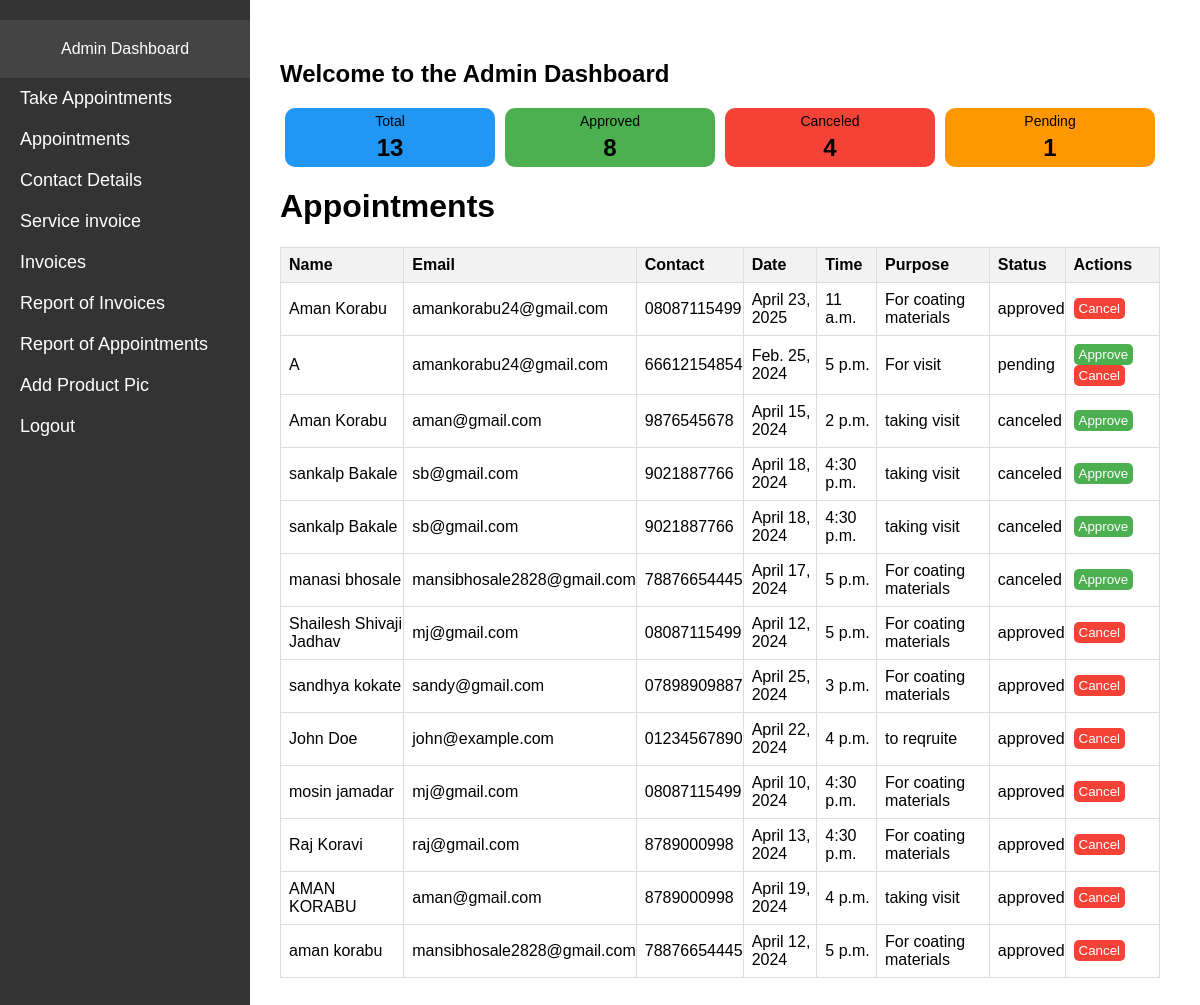
The app's page /appointments/ with its own data.
### massp/models.py (models this page shows, shortened)
class Appointment(models.Model):
    name = models.CharField(max_length=100)
    email = models.EmailField()
    contact = models.CharField(max_length=20)
    date = models.DateField()
    time = models.TimeField()
    purpose = models.CharField(max_length=100)
    status=models.CharField(default='PENDING',max_length=100)
    note = models.TextField(blank=True)

### massp/views.py (the view)
# urls.py: path('appointments/', views.get_appointments, name='appointments'),
def get_appointments(request):
    appointments = Appointment.objects.all()  # Retrieve all appointments from the database
    approved_count = Appointment.objects.filter(status='approved').count()
    canceled_count = Appointment.objects.filter(status='canceled').count()
    pending_count = Appointment.objects.filter(status='pending').count()
    total_count = approved_count + canceled_count + pending_count
    count = ({'total_count': total_count, 'pending_count': pending_count, 'approved_count': approved_count, 'canceled_count': canceled_count})
    return render(request, 'admin_panel.html', {'appointments': appointments, 'count':count})

### templates/admin_panel.html (shortened to what this page needs)
<!DOCTYPE html>
<html lang="en">
<head>
</head>
<body>
    <div class="sidebar">
        <div class="header">Admin Dashboard</div>
        <a href="/apo.html">Take Appointments</a>
        <a href="/appointments/">Appointments</a>
        <a href="/contacts/">Contact Details</a>
        <a href="/invoice.html">Service invoice</a>
        <a href="/generate_monthly_report_form/">Report of Invoices</a>
        <a href="/generate_monthly_appointment_report/">Report of Appointments</a>
        <a href="/more.html">Logout</a>
    </div>
    <div class="content">
        <!DOCTYPE html>
        <html lang="en">
        <head>
        </head>
        <body>
            <div class="sidebar">
                <div class="header">Admin Dashboard</div>
                <a href="/apo.html">Take Appointments</a>
                <a href="/appointments/">Appointments</a>
                <a href="/contacts/">Contact Details</a>
                <a href="/invoice.html">Service invoice</a>
                <a href="/get_invoices.html">Invoices</a>
                <a href="/generate_monthly_report_form/">Report of Invoices</a>
                <a href="/generate_monthly_appointment_report/">Report of Appointments</a>
                <a href="/admin/massp/product/add/">Add Product Pic</a>
                <a href="/more.html">Logout</a>
            </div>
            <div class="content">
                <h2>Welcome to the Admin Dashboard</h2>
                <div class="card-container" style="cursor:pointer;">
                    <div class="card total">
                        <div class="card-title">Total</div>
                        <div class="card-value">{{count.total_count}}</div>
                    </div>
                    <div class="card completed">
                        <div class="card-title">Approved</div>
                        <div class="card-value">{{count.approved_count}}</div>
                    </div>
                    <div class="card canceled">
                        <div class="card-title">Canceled</div>
                        <div class="card-value">{{count.canceled_count}}</div>
                    </div>
                    <div class="card pending">
                        <div class="card-title">Pending</div>
                        <div class="card-value">{{count.pending_count}}</div>
                    </div>
                </div>
        <div>
            <h1>Appointments</h1>
            <table>
                <thead>
                    <tr>
                        <th>Name</th>
                        <th>Email</th>
                        <th>Contact</th>
                        <th>Date</th>
                        <th>Time</th>
                        <th>Purpose</th>
                        <th>Status</th>
                        <th>Actions</th>
                    </tr>
                </thead>
                <tbody>
                    {% for appointment in appointments reversed %}
                        <tr>
                            <td>{{ appointment.name }}</td>
                            <td>{{ appointment.email }}</td>
                            <td>{{ appointment.contact }}</td>
                            <td>{{ appointment.date }}</td>
                            <td>{{ appointment.time }}</td>
                            <td>{{ appointment.purpose }}</td>
                            <td>{{ appointment.status }}</td>
                            <td>
                                    {% if appointment.status == 'approved' %}
                                        <button class="cancel-btn" onclick="cancelAppointment('{{ appointment.id }}')">Cancel</button>
                                    {% elif appointment.status == 'canceled' %}
                                        <button class="approve-btn" onclick="approveAppointment('{{ appointment.id }}')">Approve</button>
                                    {% elif appointment.status == 'pending' %}
                                        <button class="approve-btn" onclick="approveAppointment('{{ appointment.id }}')">Approve</button>
                                        <button class="cancel-btn" onclick="cancelAppointment('{{ appointment.id }}')">Cancel</button>
                                    {% endif %}
                            </td>
                        </tr>
                    {% endfor %}
                </tbody>
            </table>
        </div>
    </div>
</body>
</html>

### templates/admin_panel.html (style rules this page uses)
body { font-family: Arial, sans-serif; margin: 0; padding: 0; }
.sidebar { width: 250px; height: 100%; background-color: #333; position: fixed; top: 0; left: 0; overflow-x: hidden; padding-top: 20px; }
.sidebar a { padding: 10px 20px; text-decoration: none; font-size: 18px; color: white; display: block; }
.content { margin-left: 250px; padding: 20px; }
.header { background-color: #444; color: white; padding: 20px; text-align: center; }
table { width: 100%; border-collapse: collapse; }
th, td { border: 1px solid #dddddd; text-align: left; padding: 8px 0px 8px 8px; }
th { background-color: #f2f2f2; }
.approve-btn { background-color: #4CAF50; color: white; padding: 3px 5px; border: none; cursor: pointer; border-radius: 5px; transition: background-color 0.3s; }
.cancel-btn { background-color: #f44336; color: white; padding: 3px 5px; border: none; cursor: pointer; border-radius: 5px; transition: background-color 0.3s; }
.content { margin-left: 120px; }
.card-container { display: flex; justify-content: space-around; margin-bottom: 20px; }
.card { background-color: #f2f2f2; border-radius: 10px; padding: 5px; width: calc(25% - 20px); text-align: center; }
.card-title { font-size: 14px; margin-bottom: 5px; }
.card-value { font-size: 24px; font-weight: bold; }
.completed { background-color: #4CAF50; }
.canceled { background-color: #f44336; }
.pending { background-color: #ff9800; }
.total { background-color: #2196F3; }

### records on screen
Appointment: name "Aman Korabu", email "amankorabu24@gmail.com", contact "08087115499", date "April 23, 2025", time "11 a.m.", purpose "For coating materials", status "approved"
Appointment: name "A", email "amankorabu24@gmail.com", contact "66612154854", date "Feb. 25, 2024", time "5 p.m.", purpose "For visit", status "pending"
Appointment: name "Aman Korabu", email "aman@gmail.com", contact "9876545678", date "April 15, 2024", time "2 p.m.", purpose "taking visit", status "canceled"
Appointment: name "sankalp Bakale", email "sb@gmail.com", contact "9021887766", date "April 18, 2024", time "4:30 p.m.", purpose "taking visit", status "canceled"
Appointment: name "sankalp Bakale", email "sb@gmail.com", contact "9021887766", date "April 18, 2024", time "4:30 p.m.", purpose "taking visit", status "canceled"
Appointment: name "manasi bhosale", email "mansibhosale2828@gmail.com", contact "78876654445", date "April 17, 2024", time "5 p.m.", purpose "For coating materials", status "canceled"
Appointment: name "Shailesh Shivaji Jadhav", email "mj@gmail.com", contact "08087115499", date "April 12, 2024", time "5 p.m.", purpose "For coating materials", status "approved"
Appointment: name "sandhya kokate", email "sandy@gmail.com", contact "07898909887", date "April 25, 2024", time "3 p.m.", purpose "For coating materials", status "approved"
Appointment: name "John Doe", email "john@example.com", contact "01234567890", date "April 22, 2024", time "4 p.m.", purpose "to reqruite", status "approved"
Appointment: name "mosin jamadar", email "mj@gmail.com", contact "08087115499", date "April 10, 2024", time "4:30 p.m.", purpose "For coating materials", status "approved"
Appointment: name "Raj Koravi", email "raj@gmail.com", contact "8789000998", date "April 13, 2024", time "4:30 p.m.", purpose "For coating materials", status "approved"
Appointment: name "AMAN KORABU", email "aman@gmail.com", contact "8789000998", date "April 19, 2024", time "4 p.m.", purpose "taking visit", status "approved"
Appointment: name "aman korabu", email "mansibhosale2828@gmail.com", contact "78876654445", date "April 12, 2024", time "5 p.m.", purpose "For coating materials", status "approved"

### other values on screen
{{ count.total_count }} "13"
{{ count.approved_count }} "8"
{{ count.canceled_count }} "4"
{{ count.pending_count }} "1"
